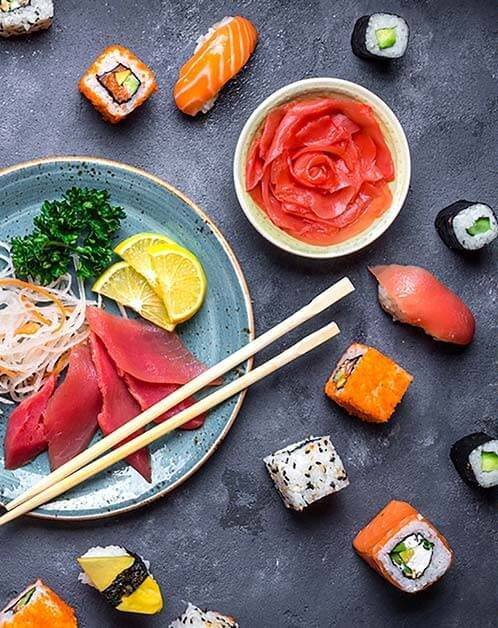
#> input picture Q3/1 img.jpg, 498 x 628 px, given in place of video.mp4, which was not available
$ jupyter execute --allow-errors Q5.ipynb   (text cells are left out)
#> lines starting #> are read from the running program, lines starting #| are printed output that depends on the picture; after the words box and inside, x2 and y2 are one past the last pixel; in counts of white or black regions, pixels touching at a corner belong together; pictures that were not available may be replaced by others from this repository, and a replacement may not be noted
[cell 1]
import cv2
import cvzone
import numpy as np
from cvzone.SelfiSegmentationModule import SelfiSegmentation

[cell 2]
vid=cv2.VideoCapture(0)
vid.set(3,640)#width
vid.set(4,480)#height

[cell 3]
#To input a video
#vid = cv2.VideoCapture("video.mp4")
# Readjust background according to size of uploades video

[cell 4]
bg_img=cv2.imread("./dataset/img.jpg")
#> (the rest of this cell did not finish here and is left out)

#> (a cell that did not finish here is left out)

[cell 6]
cap = cv2.VideoCapture("./dataset/video.mp4")

[cell 7]
ret, prev_frame = cap.read()
#> prev_frame is the input picture: shape (628, 498, 3); mean B, G, R 106.9, 108.2, 127.7
prev_gray = cv2.cvtColor(prev_frame, cv2.COLOR_BGR2GRAY)# Color img to gray scale img
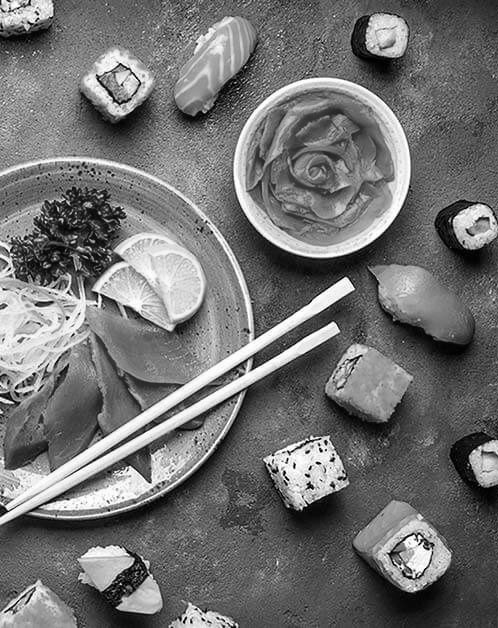
#> prev_gray: shape (628, 498); min 0, max 255, mean 113.9

[cell 8]
hsv = np.zeros_like(prev_frame) #same shape as the prev_frame image, but with all elements initialized to zero
hsv[:,:,1] = 255 #Saturation second channel set to maximum
hsv

[cell 9]
while True:
    # Captur the new frame and convert to grayscale
    ret, frame = cap.read()
    gray = cv2.cvtColor(frame, cv2.COLOR_BGR2GRAY)

    # Calculate the optical flow using Farneback algorithm
    flow = cv2.calcOpticalFlowFarneback(prev_gray, gray, None, 0.5, 3, 15, 3, 5, 1.2, 0)

    # Convert flow to polar coordinates
    magnitude, angle = cv2.cartToPolar(flow[..., 0], flow[..., 1])
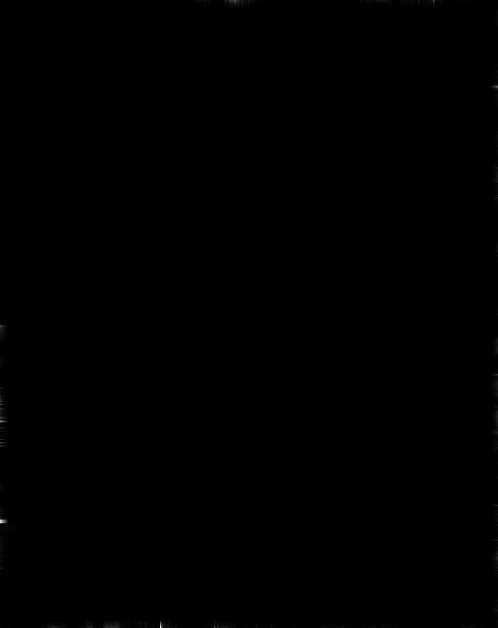
#> magnitude: shape (628, 498) float32; min 0, max 0.242, mean 0.000148; drawn with min black and max white
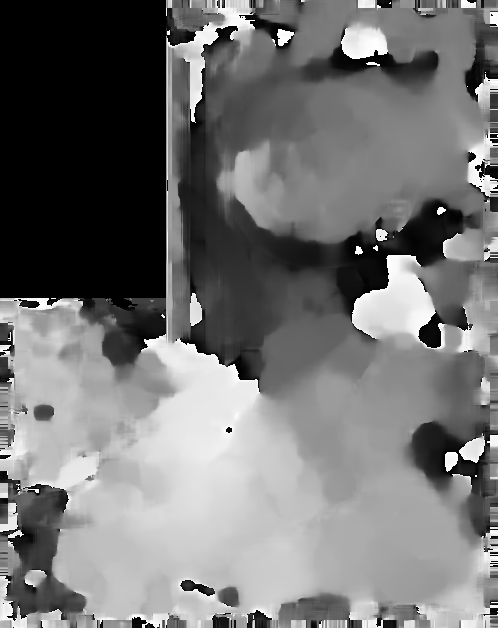
#> angle: shape (628, 498) float32; min 0, max 6.28, mean 2.85; drawn with min black and max white
    hsv[:,:,0] = angle * 180 / np.pi / 2 # First channel containing angle
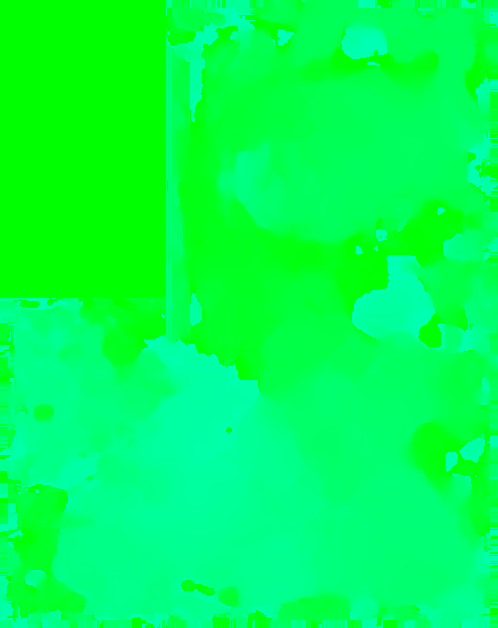
#> hsv: shape (628, 498, 3); mean of channels 0, 1, 2 81.1, 255, 0; drawn as B, G, R
    hsv[:,:,2] = cv2.normalize(magnitude, None, 0, 255, cv2.NORM_MINMAX) # Third channel containing normalized magnitude values
#> hsv: shape (628, 498, 3); 2.04% of pixels changed, all inside (x1, y1, x2, y2) = (0, 0, 498, 628)
    rgb = cv2.cvtColor(cv2.merge([hsv[:,:,0], hsv[:,:,1], hsv[:,:,2]]), cv2.COLOR_HSV2BGR)# Merged back into BGR

    # Display the resulting flow as a colored image
    cv2.imshow('Optical Flow', rgb)

    # Exit if 'q' is pressed
    if cv2.waitKey(1) & 0xFF == ord('q'):
#> (key x is pressed here)
        break

    # Update previous frame
    prev_gray = gray

# Release video capture and close window
cap.release()
cv2.destroyAllWindows()
